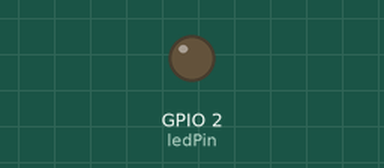
This sketch was run on a simulated ESP32. Shown: output pins drawn as LEDs (lit = HIGH).

Above: at 1.3 s.
At 9.8 s:
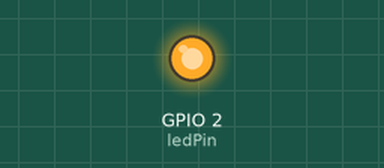
Timing chart, 0 to 10.1 s (numbered marks = the images above):
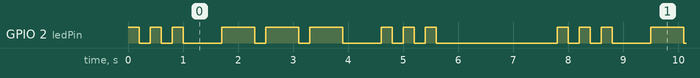

Measured:
- by itself, GPIO 2 (ledPin): repeats every 7.8 s: 2 × (LOW 0.20 s, HIGH 0.20 s), LOW 0.70 s, 2 × (HIGH 0.60 s, LOW 0.20 s), HIGH 0.60 s, LOW 0.70 s, 2 × (HIGH 0.20 s, LOW 0.20 s), HIGH 0.20 s, LOW 2.2 s, HIGH 0.20 s
- by itself, everything shown: repeats every 7.8 s, in 18 steps

The sketch:

sos_copy_20260622220448.ino
```cpp
// 定义LED引脚，ESP32板载LED在GPIO2
const int ledPin = 2;

void setup() {
  Serial.begin(115200);
  pinMode(ledPin, OUTPUT);
}

void loop() {
  // ===== S：短闪3次 =====
  for(int i=0; i<3; i++){
    digitalWrite(ledPin, HIGH);
    delay(200);
    digitalWrite(ledPin, LOW);
    delay(200);
  }
  delay(500); // S与O之间字母间隔

  // ===== O：长闪3次 =====
  for(int i=0; i<3; i++){
    digitalWrite(ledPin, HIGH);
    delay(600);
    digitalWrite(ledPin, LOW);
    delay(200);
  }
  delay(500); // O与S之间字母间隔

  // ===== S：短闪3次 =====
  for(int i=0; i<3; i++){
    digitalWrite(ledPin, HIGH);
    delay(200);
    digitalWrite(ledPin, LOW);
    delay(200);
  }
  delay(2000); // 一组SOS完成，长时间间隔后重复
}
```
